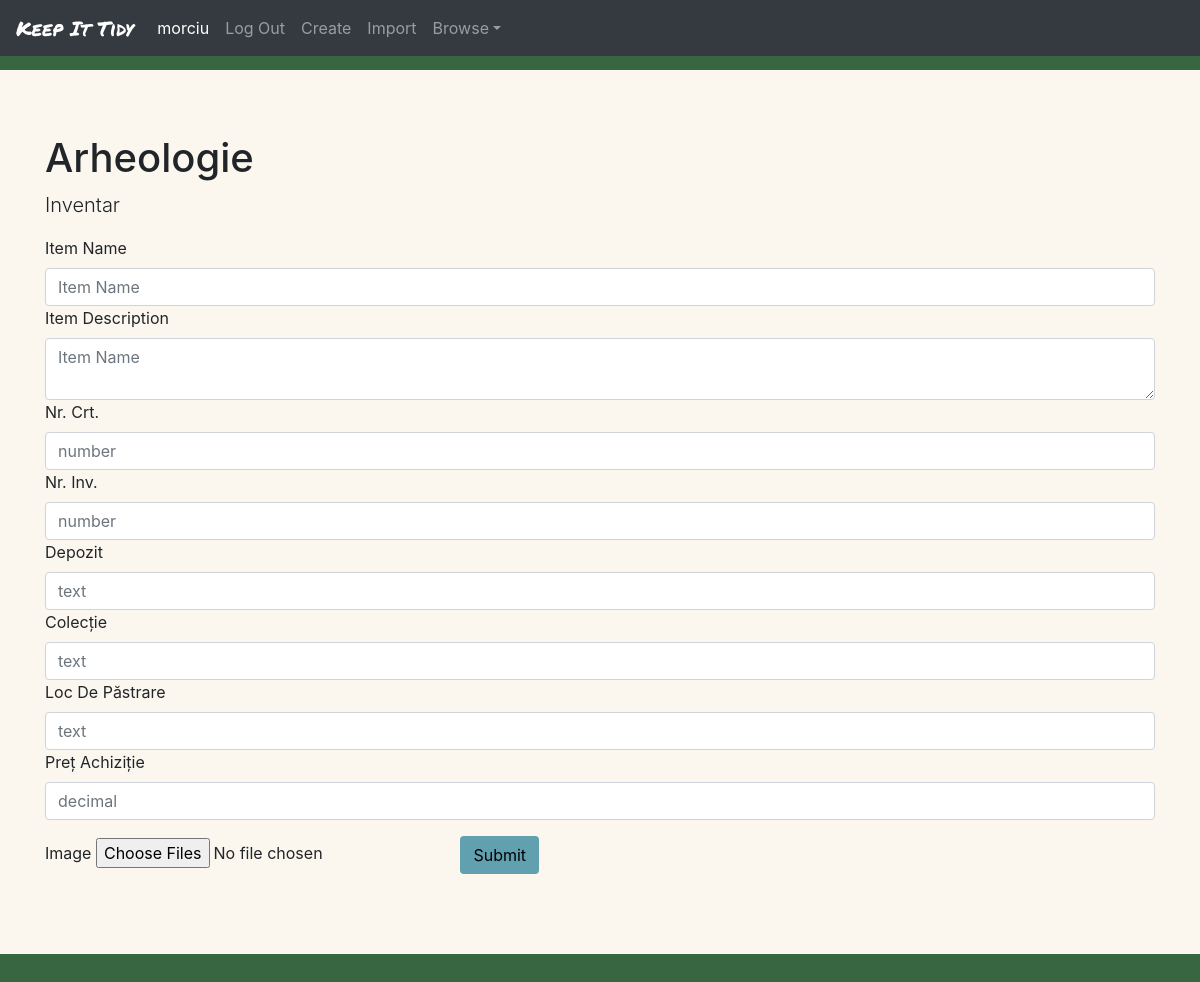
The page /add_item/114 (signed in) on the database its author committed.
### KeepItTidy/models.py (models this page shows, shortened)
class User(AbstractUser):
	pass

class Collection(models.Model):
	user = models.ForeignKey(User, on_delete=models.CASCADE, related_name="collection")
	name = models.CharField(max_length=200)
	description = models.CharField(max_length=200)

class FieldNameTypePair(models.Model):
	dictionary = models.ForeignKey(FieldDict, on_delete=models.CASCADE, related_name="name_type_pair")
	field_name = models.CharField(max_length=200)
	field_type = models.CharField(max_length=200)

### KeepItTidy/views.py (the view)
# urls.py: path("add_item/<int:collection_id>", views.add_item, name="add_item"),
@login_required
def add_item(request, collection_id):
	current_user = request.user
	collection = Collection.objects.get(id=collection_id)
	field_dict = FieldDict.objects.get(collection=collection)
	fields = FieldNameTypePair.objects.filter(dictionary=field_dict)
	if request.method == "POST":
		item_name = request.POST["itemName"]
		if request.POST["itemDescription"]:
			item = Item(name=item_name, description=request.POST["itemDescription"], user=current_user, collection=collection)
		else:
			item = Item(name=item_name, user=current_user, collection=collection)
		item.save()
		posts = request.POST.items()
		for key, value in posts:
			field_name = key.split(" / ")[0]
			field_type = key.split(" / ")[-1]
			create_field_obj(item, value, field_type, field_name, collection)
		if len(request.FILES) > 0:
			for i in request.FILES:
				file_name = i.split(" / ")[0]
				file_type = i.split(" / ")[-1]
				for file in request.FILES.getlist(i):
					if file_type == "image":
						image = file
						print(file)
						field_obj = ImageField(name=file_name, collection=collection, item=item, image=image)
						field_obj.save()
		return render(request, 'keepittidy/add_item.html', {
			"user": current_user,
			"collection": collection,
			"fields": fields
			})
	else:
		return render(request, 'keepittidy/add_item.html', {
			"user": current_user,
			"collection": collection,
			"fields": fields
			})

### KeepItTidy/templates/keepittidy/add_item.html (shortened to what this page needs)
{% extends "keepittidy/layout.html" %}
{% load static %}
{% block body %}
<div id="collection" class="jumbotron jumbotron-fluid">
	<div class="container">
		<h1 class="display-5">{{ collection.name }}</h1>
		<p class="lead">{{ collection.description }}</p>
	</div>
	<div class="container">
		<form action="{% url 'add_item' collection.id %}" method="post" enctype="multipart/form-data">
			<label for=itemName>Item Name</label>
			<input type="text" class="form-control itemName" name="itemName" placeholder="Item Name" required="">
			<label for=itemDescription>Item Description</label>
			<textarea class="form-control itemDescription" name="itemDescription" placeholder="Item Name"></textarea>
			{% for field in fields %}
	        <label for="{{field.field_name}}">{{field.field_name}}</label>
	        {% if field.field_type == "text" %}
	        	<input type="text" class="form-control {{field.field_type}}" name="{{field.field_name}} / {{field.field_type}}" placeholder={{field.field_type}}>
	        {% elif field.field_type == "date" %}
	        	<input type="date" class="form-control {{field.field_type}}" name="{{field.field_name}} / {{field.field_type}}" placeholder={{field.field_type}} required="">
	        {% elif field.field_type == "number" %}
	        	<input type="number" step="any" class="form-control {{field.field_type}}" name="{{field.field_name}} / {{field.field_type}}" placeholder={{field.field_type}}>
	        {% elif field.field_type == "decimal" %}
	        	<input type="number" step=".01" class="form-control {{field.field_type}}" name="{{field.field_name}} / {{field.field_type}}" placeholder={{field.field_type}}>
	        {% elif field.field_type == "image" %}
	        	<input type="file", class="form-control-image {{field.field_type}}" name="{{field.field_name}} / {{field.field_type}}" multiple>
	        {% endif %}
		    {% endfor %}
		    <button type="submit" class="btn addButton">Submit</button>
		</form>
	</div>
</div>
{% endblock %}

### KeepItTidy/templates/keepittidy/layout.html (shortened to what this page needs)
{% load static %}
<!DOCTYPE html>
<html lang="en">
	<head>
		<link rel="stylesheet" href="https://cdn.jsdelivr.net/npm/bootstrap@4.6.0/dist/css/bootstrap.min.css">
		<link href="{% static 'KeepItTidy/styles.css' %}" rel="stylesheet">
	</head>
	<body>
		<nav class="navbar navbar-expand-md navbar-dark bg-dark fixed-top">
		  <a id="titleLogo" class="navbar-brand" href="{% url 'index' %}">Keep It Tidy</a>
		  {% if user.is_authenticated %}
		  <div class="navbar-collapse collapse" id="navbarDefault" style="">
		    <ul class="navbar-nav mr-auto">
		      <li class="nav-item active">
		        <a class="nav-link disabled">{{user.username}}<span class="sr-only">(current)</span></a>
		      </li>
		      <li class="nav-item">
		        <a class="nav-link" href="{% url 'logout' %}">Log Out</a>
		      </li>
		      <li class="nav-item">
		        <a class="nav-link" href="{% url 'create_collection' %}" tabindex="-1">Create
		        </a>
		      </li>
		      <li class="nav-item">
		        <a class="nav-link" href="{% url 'excel_import' %}" tabindex="-1">Import
		        </a>
		      </li>
		      <li class="nav-item dropdown" id="dropdown01">
		        <a class="nav-link dropdown-toggle" href="#" data-toggle="dropdown" aria-haspopup="true" aria-expanded="false">Browse</a>
		      </li>
		    </ul>
		  </div>
		  {% endif %}
		</nav>
	{% block body %}
	{% endblock %}
	</body>
</html>

### KeepItTidy/static/KeepItTidy/styles.css (style rules this page uses)
body { background-color: #386641; padding-top: 70px; }
.navbar { background-color: #6A994E; }
.btn { margin: 1em; }
#titleLogo { font-family: 'Permanent Marker', cursive; }
.jumbotron { background-color: #FBF7EF; }
.addButton { background-color: #61A0AF; color: black; }

### rows shown on the page
User: username "morciu"
Collection: name "Arheologie", description "Inventar"
FieldNameTypePair: field_name "Nr. Crt.", field_type "number"
FieldNameTypePair: field_name "Nr. Inv.", field_type "number"
FieldNameTypePair: field_name "Depozit", field_type "text"
FieldNameTypePair: field_name "Colecție", field_type "text"
FieldNameTypePair: field_name "Loc De Păstrare", field_type "text"
FieldNameTypePair: field_name "Preț Achiziție", field_type "decimal"
FieldNameTypePair: field_name "Image"
